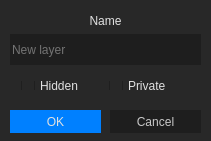
<?xml version="1.0" encoding="UTF-8"?>
<ui version="4.0">
 <class>EditLayer</class>
 <widget class="QWidget" name="EditLayer">
  <property name="geometry">
   <rect>
    <x>0</x>
    <y>0</y>
    <width>211</width>
    <height>141</height>
   </rect>
  </property>
  <property name="windowTitle">
   <string>Edit layer</string>
  </property>
  <property name="styleSheet">
   <string notr="true">QWidget#EditLayer {
	background-color: rgb(40, 40, 40);
}
QLabel {
	color: rgb(225, 225, 225);
	font: 16px &quot;Verdana&quot;;
}
QCheckBox {
	color: rgb(225, 225, 225);
	background-color: rgb(40, 40, 40);
	font: bold 11px &quot;Tahoma&quot;;
}
QPushButton, QLineEdit, QSpinBox {
	border: none;
	background-color: rgb(30, 30, 30);
	color: rgb(200, 200, 200);
}
QPushButton:hover, QLineEdit:focus, QSpinBox:focus {
	border-color: rgb(0, 128, 255);
	color: rgb(255, 255, 255);
}
QPushButton:hover:pressed {
	background-color: rgb(25, 25, 25);
}</string>
  </property>
  <widget class="QLabel" name="label">
   <property name="geometry">
    <rect>
     <x>10</x>
     <y>10</y>
     <width>191</width>
     <height>21</height>
    </rect>
   </property>
   <property name="text">
    <string>Name</string>
   </property>
   <property name="alignment">
    <set>Qt::AlignCenter</set>
   </property>
  </widget>
  <widget class="QLineEdit" name="tb_layername">
   <property name="geometry">
    <rect>
     <x>10</x>
     <y>34</y>
     <width>191</width>
     <height>31</height>
    </rect>
   </property>
   <property name="minimumSize">
    <size>
     <width>0</width>
     <height>21</height>
    </size>
   </property>
   <property name="placeholderText">
    <string>New layer</string>
   </property>
  </widget>
  <widget class="QPushButton" name="btn_ok">
   <property name="geometry">
    <rect>
     <x>10</x>
     <y>110</y>
     <width>91</width>
     <height>23</height>
    </rect>
   </property>
   <property name="minimumSize">
    <size>
     <width>75</width>
     <height>23</height>
    </size>
   </property>
   <property name="styleSheet">
    <string notr="true">background-color: rgb(0, 128, 255);
color: rgb(225, 225, 225);</string>
   </property>
   <property name="text">
    <string>OK</string>
   </property>
  </widget>
  <widget class="QPushButton" name="btn_cancel">
   <property name="geometry">
    <rect>
     <x>110</x>
     <y>110</y>
     <width>91</width>
     <height>23</height>
    </rect>
   </property>
   <property name="minimumSize">
    <size>
     <width>75</width>
     <height>23</height>
    </size>
   </property>
   <property name="text">
    <string>Cancel</string>
   </property>
  </widget>
  <widget class="QWidget" name="horizontalLayoutWidget">
   <property name="geometry">
    <rect>
     <x>10</x>
     <y>70</y>
     <width>191</width>
     <height>31</height>
    </rect>
   </property>
   <layout class="QHBoxLayout" name="horizontalLayout">
    <item>
     <widget class="QCheckBox" name="cb_hidden">
      <property name="toolTip">
       <string>Only you can edit this layer</string>
      </property>
      <property name="styleSheet">
       <string notr="true"/>
      </property>
      <property name="text">
       <string>Hidden</string>
      </property>
     </widget>
    </item>
    <item>
     <widget class="QCheckBox" name="cb_private">
      <property name="toolTip">
       <string>Only you can edit this layer</string>
      </property>
      <property name="styleSheet">
       <string notr="true"/>
      </property>
      <property name="text">
       <string>Private</string>
      </property>
     </widget>
    </item>
   </layout>
  </widget>
 </widget>
 <layoutdefault spacing="6" margin="11"/>
 <resources/>
 <connections/>
</ui>
